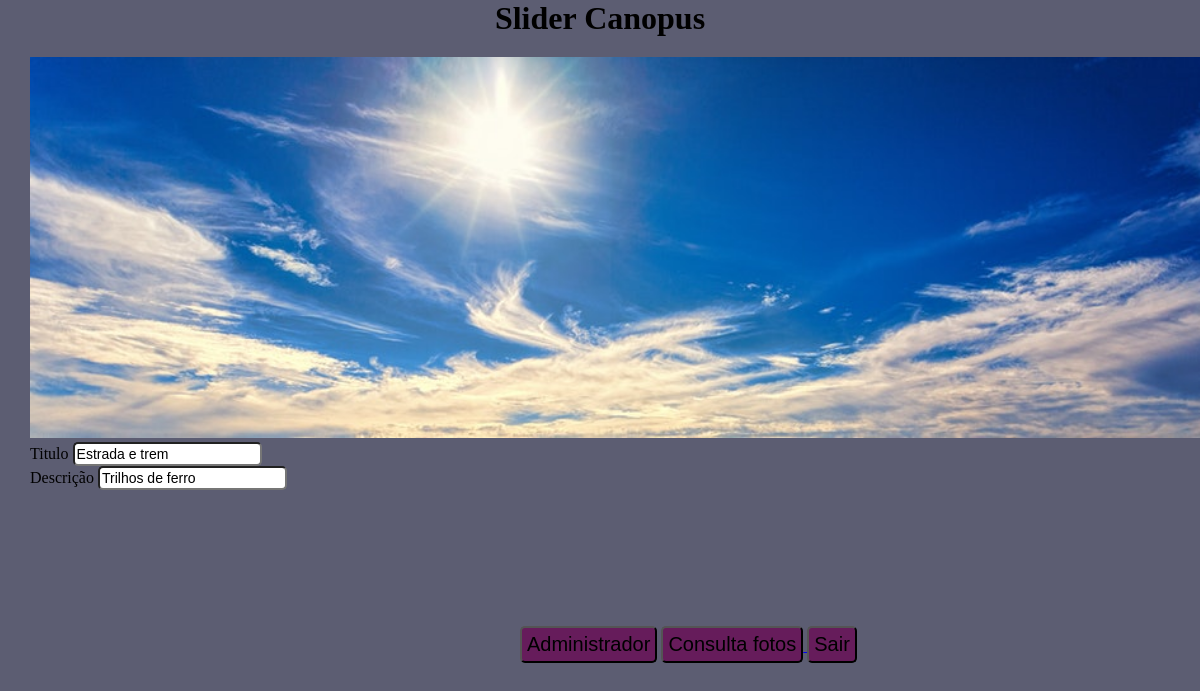
Before: /adm_logado.php with the older database file.
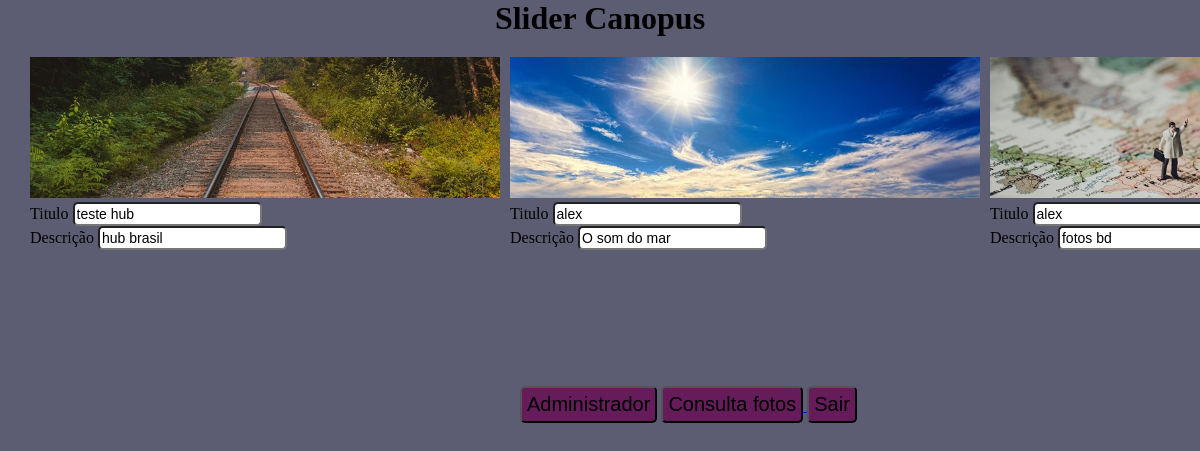
After: the same page with the newer database file.
### tables this page shows
CREATE TABLE IF NOT EXISTS `tb_fotos` (
  `id` int NOT NULL AUTO_INCREMENT,
  `titulo` varchar(40) NOT NULL,
  `descricao` varchar(300) NOT NULL,
  `foto` varchar(100) NOT NULL,
  `data` datetime NOT NULL,
  PRIMARY KEY (`id`)
);

### adm_logado.php (the view, shortened to what this page needs)
<?php
    include('conecta.php');
?>
<!DOCTYPE html lang="pt-br">
<head>
    <link rel="stylesheet" type="text/css" href="style.css">
</head>
<body>
<h1 class="title">Slider Canopus</h1>
    <div class="slider" >
                <ul>
					<?php
						$controle_ativo = 2;
						$result_carousel = "SELECT * FROM tb_fotos ORDER BY id ASC";
						$resultado_carousel = mysqli_query($con, $result_carousel);
						while($row_carousel = mysqli_fetch_assoc($resultado_carousel)){
							if($controle_ativo == 2){ ?>
								<li class="item active">
									<img src="imgs/<?php echo $row_carousel['foto']; ?>" alt="<?php echo $row_carousel['titulo']; ?>">
									<label> Titulo</label>
									<input type="text" value="<?php echo $row_carousel['titulo']; ?>"readonly></input></br>
									<label> Descrição</label>
									<input type="text" value="<?php echo $row_carousel['descricao']; ?>" readonly></input>
								</li><?php
								$controle_ativo = 1;
							}else{ ?>
								<li class="item">
									<img src="imgs/<?php echo $row_carousel['foto']; ?>" alt="<?php echo $row_carousel['titulo']; ?>">
									<label> Titulo</label>
                                    <input type="text" value="<?php echo $row_carousel['titulo']; ?>" readonly></input></br>
									<label> Descrição</label>
									<input type="text" value="<?php echo $row_carousel['descricao']; ?>"readonly></input>
							</li>
                           <?php
							}
						}
					?>
				</ul>
				<div class="divbutton">
            <button>Administrador</button>
              <a href="http://localhost/projeto-canopus/lista.php"><button for="">Consulta fotos</button>
              </a>
            <a href="http://localhost/projeto-canopus/index.php"><button>Sair</button></a>
    		</div>
      </div>
<body>
</html>

### style.css (style rules this page uses)
* { padding: 0px; margin: 0px; overflow: hidden; }
body { background-color: #5C5D72; }
.title { text-align: center; }
.slider { width: 100%; overflow: hidden; padding: 20px; }
.slider ul { display: flex; padding: 0; width: 320%; animation: cambio 15s infinite alternate linear; }
.slider li { width: 100%; margin-left: 10px; list-style: none; }
.slider img { width: 100%; }
.divbutton { position: relative; left: 500px; margin-top: 100px; }
input { padding: 2px; border-radius: 5px; font-size: 14px; }
button { background: #661C5B; padding: 5px; border-radius: 5px; font-size: 20px; }

Changed rows visible on the page:
removed tb_fotos: foto (picture), titulo "Estrada e trem", descricao "Trilhos de ferro"
added tb_fotos: foto (picture), titulo "teste hub", descricao "hub brasil"
added tb_fotos: foto (picture), titulo "alex", descricao "O som do mar"
added tb_fotos: foto (picture), titulo "alex", descricao "fotos bd"
